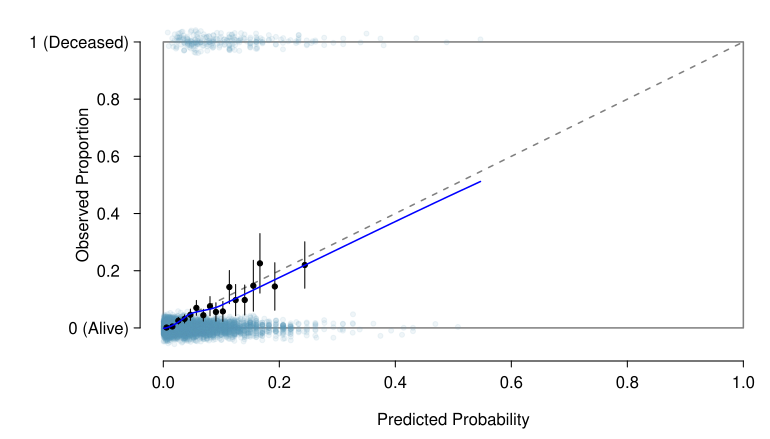

Generate this figure with R:
# code below from OI4, produces bucket plot figure 9.26

library(openintro)
library(dplyr)


d = demographic.primary

d.primary = d[d$age < 100,]

d = demographic.validation
d.valid = d[d$age < 100, ]

m = glm(mort30 ~ triage + age + sex + age*sex, data = d.primary,
        family = "binomial")

p  <- predict(m, newdata = d.valid,  type = "response")

lo.fit = predict(loess(d.valid$mort30 ~ p, family = "gaussian", span = 2/3))

dframe = data.frame(p, lo.fit)
dframe = dframe[order(p), ]



ns1 <- 4
myPDF("predVsObsMort30CalibrateAgeLT100DanishEDValid.pdf", 7.7, 4.4,
      mar = c(3.9, 7, 0.5, 0.2),
      mgp = c(2.4, 0.55, 0))
noise <- rnorm(nrow(d.valid), sd = 0.08)
plot(p, d.valid$mort30 + noise / 5,
     type = "n",
     xlim = 0:1,
     ylim = c(-0.07, 1.07),
     axes = FALSE,
     xlab = "Predicted Probability",
     ylab = "Observed Proportion")
par(las = 0)
# mtext("Truth", 2, 5.5)
par(las = 1)
rect(0, 0, 1, 1,
     border = COL[6],
     col = "#00000000",
     lwd = 1.5)
lines(0:1, 0:1,
      lty = 2,
      col = COL[6],
      lwd = 1.5)
points(p, d.valid$mort30 + noise / 5,
       col = fadeColor(COL[1], "18"),
       pch = 20)
axis(1)
at <- seq(0, 1, length.out = 6)
labels <- c("0 (Alive)",
            "0.2  ",
            "0.4  ",
            "0.6  ",
            "0.8  ",
            "1 (Deceased)")
axis(2, at, labels)
eps <- 1e-4
bucket_breaks <- quantile(p, seq(0, 1, 0.01))
bucket_breaks[1] <- bucket_breaks[1] - eps
n_buckets <- length(bucket_breaks) - 1
bucket_breaks[n_buckets] <- bucket_breaks[n_buckets] + 1e3 * eps
bucket_breaks. <- bucket_breaks
k <- 1
for (i in 1:n_buckets) {
  if (abs(bucket_breaks.[i] - bucket_breaks[k]) >= 0.01) {
    k <- k + 1
    bucket_breaks[k] <- bucket_breaks.[i]
  }
}
bucket_breaks <- bucket_breaks[1:k]

n_buckets <- length(bucket_breaks)
xp <- rep(NA, n_buckets)
yp <- rep(NA, n_buckets)
yp_lower <- rep(NA, n_buckets)
yp_upper <- rep(NA, n_buckets)
zs <- qnorm(0.975)
for (i in 1:n_buckets) {
  these <- bucket_breaks[i] < p & p <= bucket_breaks[i + 1]
  xp[i] <- mean(p[these])
  y <- d.valid$mort30[these]
  yp[i] <- mean(y)
  yp_lower[i] <- yp[i] - zs * sqrt(yp[i] * (1 - yp[i]) / length(y))
  yp_upper[i] <- yp[i] + zs * sqrt(yp[i] * (1 - yp[i]) / length(y))
}
points(xp, yp, pch = 19, cex = 0.7)
segments(xp, yp_lower, xp, yp_upper)

lines(dframe$p, dframe$lo.fit, lty = 1,
      lwd = 1.5, col = "blue")

dev.off()
